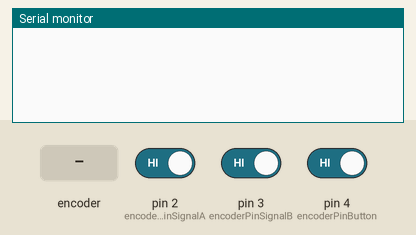
Bench run of a sketch on a simulated Arduino Uno, built with avr-gcc and run on an emulated ATmega328P. Parts: the last lines printed to the serial monitor. The test bench sets the inputs (shaded band); at power-on: pin 4 (encoderPinButton) HIGH, pin 2 (encoderPinSignalA) HIGH, pin 3 (encoderPinSignalB) HIGH.

Above: at 1.2 s.
1.3 s: rotary encoder on pin 2 (encoderPinSignalA) / pin 3 (encoderPinSignalB) turned 1 step (first pin leading)
At 2.2 s:
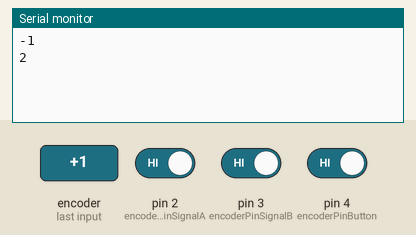
3.0 s: pin 4 (encoderPinButton) driven LOW
At 4.0 s:
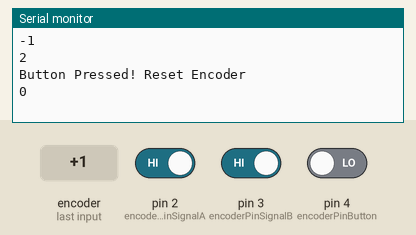
4.5 s: rotary encoder on pin 2 (encoderPinSignalA) / pin 3 (encoderPinSignalB) turned 1 step (first pin leading)
At 5.0 s:
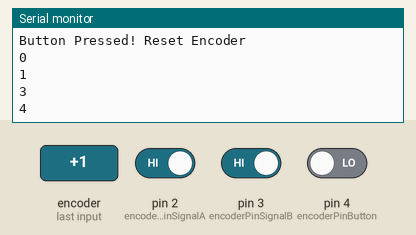
Timing chart, 0 to 7.5 s (numbered marks = the images above; inputs shaded):
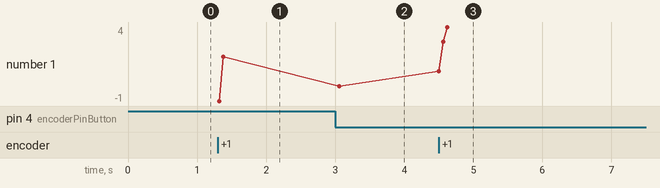

The sketch:

encoder2-1.ino
```cpp
// Rotary Encoder Code using interrupts

// Pins 2/3 are specific as they are interrupt pins
int encoderPinSignalA = 2;
int encoderPinSignalB = 3;
int encoderPinButton  = 4;

long lastVolume = 0;

// Volatile variables because our interrupt routine changes these variables
volatile long volume = 0;
volatile int lastEncoded = 0;

int buttonVal,
    lastButtonState = 0;

void setup() {
  // initialize the serial monitor
  Serial.begin (57600);

  // set out input pins as inputs
  pinMode(encoderPinSignalA, INPUT);
  pinMode(encoderPinSignalB, INPUT);
  pinMode(encoderPinButton, INPUT);

  // enable pullup resistors on interrupt pins
  digitalWrite(encoderPinSignalA, HIGH);
  digitalWrite(encoderPinSignalB, HIGH);

  // call updateEncoder() when any change detected on pin 2/3 interrupt 0/1 pins
  attachInterrupt(0, serviceEncoderInterrupt, CHANGE);
  attachInterrupt(1, serviceEncoderInterrupt, CHANGE);
}

void loop(){
  if(volume != lastVolume) {
    Serial.println(volume);
    lastVolume = volume; // volume changed so update lastVolume.
  }

  buttonVal = digitalRead(encoderPinButton);
  if(buttonVal == LOW && lastButtonState != buttonVal) {
    Serial.println("Button Pressed! Reset Encoder");
    volume = 0;
  }
  lastButtonState = buttonVal;

  // Acts as rudimentary software button debouncing
  delay(60);
}


void serviceEncoderInterrupt() {
  int signalA = digitalRead(encoderPinSignalA);
  int signalB = digitalRead(encoderPinSignalB);

  int encoded = (signalB << 1) | signalA;  // converting the 2 pin value to single number
  int sum  = (lastEncoded << 2) | encoded; // adding it to the previous encoded value

  if(sum == 0b0001 || sum == 0b0111 || sum == 0b1110 || sum == 0b1000) volume ++;
  if(sum == 0b0010 || sum == 0b1011 || sum == 0b1101 || sum == 0b0100) volume --;

  lastEncoded = encoded; // store this value for next time
}

/* Read Quadrature Encoder
  * Connect Encoder to Pins encoder0PinA, encoder0PinB, and +5V.
  *
  * Sketch by max wolf / www.meso.net
  * v. 0.1 - very basic functions - mw 20061220
  *


 int val;
 int encoder0PinA = 3;
 int encoder0PinB = 4;
 int encoder0Pos = 0;
 int encoder0PinALast = LOW;
 int n = LOW;

 void setup() {
   pinMode (encoder0PinA,INPUT);
   pinMode (encoder0PinB,INPUT);
   Serial.begin (9600);
 }

 void loop() {
   n = digitalRead(encoder0PinA);
   if ((encoder0PinALast == LOW) && (n == HIGH)) {
     if (digitalRead(encoder0PinB) == LOW) {
       encoder0Pos--;
     } else {
       encoder0Pos++;
     }
     Serial.print (encoder0Pos);
     Serial.print ("/");
   }
   encoder0PinALast = n;
 }


#define encoder0PinA 2
#define encoder0PinB 3

volatile unsigned int encoder0Pos = 0;

void setup() {

  pinMode(encoder0PinA, INPUT);
  pinMode(encoder0PinB, INPUT);
// encoder pin on interrupt 0 (pin 2)

  attachInterrupt(0, doEncoderA, CHANGE);
// encoder pin on interrupt 1 (pin 3)

  attachInterrupt(1, doEncoderB, CHANGE);
  Serial.begin (57600);
}

void loop(){  }

void doEncoderA(){

  // look for a low-to-high on channel A
  if (digitalRead(encoder0PinA) == HIGH) {
    // check channel B to see which way encoder is turning
    if (digitalRead(encoder0PinB) == LOW) {
      encoder0Pos = encoder0Pos + 1;         // CW
    }
    else {
      encoder0Pos = encoder0Pos - 1;         // CCW
    }
  }
  else   // must be a high-to-low edge on channel A
  {
    // check channel B to see which way encoder is turning
    if (digitalRead(encoder0PinB) == HIGH) {
      encoder0Pos = encoder0Pos + 1;          // CW
    }
    else {
      encoder0Pos = encoder0Pos - 1;          // CCW
    }
  }
  Serial.println (encoder0Pos, DEC);
  // use for debugging - remember to comment out
}

void doEncoderB(){

  // look for a low-to-high on channel B
  if (digitalRead(encoder0PinB) == HIGH) {
   // check channel A to see which way encoder is turning
    if (digitalRead(encoder0PinA) == HIGH) {
      encoder0Pos = encoder0Pos + 1;         // CW
    }
    else {
      encoder0Pos = encoder0Pos - 1;         // CCW
    }
  }
  // Look for a high-to-low on channel B
  else {
    // check channel B to see which way encoder is turning
    if (digitalRead(encoder0PinA) == LOW) {
      encoder0Pos = encoder0Pos + 1;          // CW
    }
    else {
      encoder0Pos = encoder0Pos - 1;          // CCW
    }
  }
}

*/
```

Measured:
- after the input at 1.3 s, the serial monitor: prints a new line at once (image 1)
- after the input at 3.0 s, the serial monitor: prints a new line at once (image 2)
- after the input at 4.5 s, the serial monitor: prints a new line at once (image 3)
- plotted number 1: 2 → 0 after the input at 3.0 s, 0 → 4 after the input at 4.5 s
